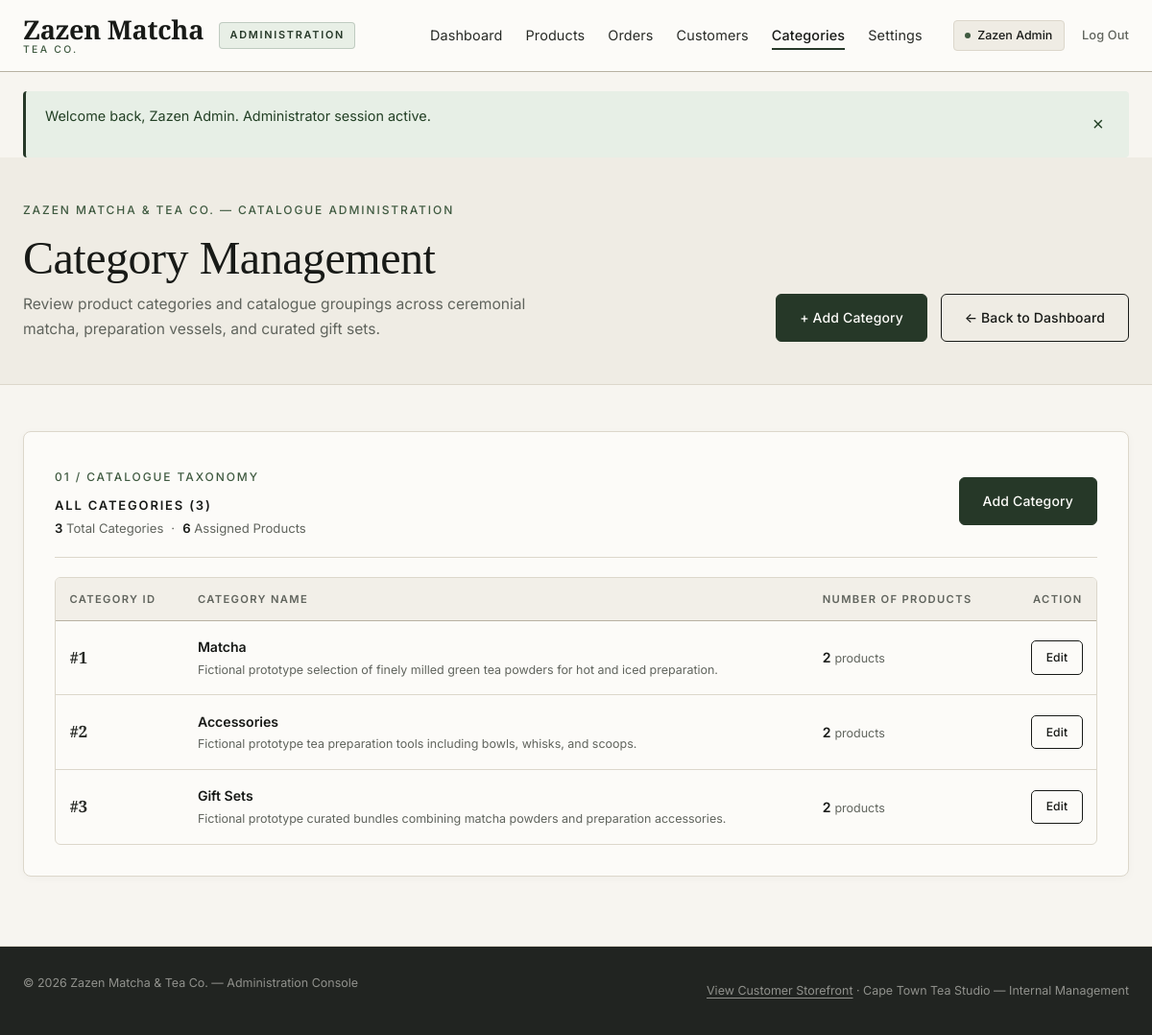
The page /admin/categories.php (signed in) on the database as committed earlier.
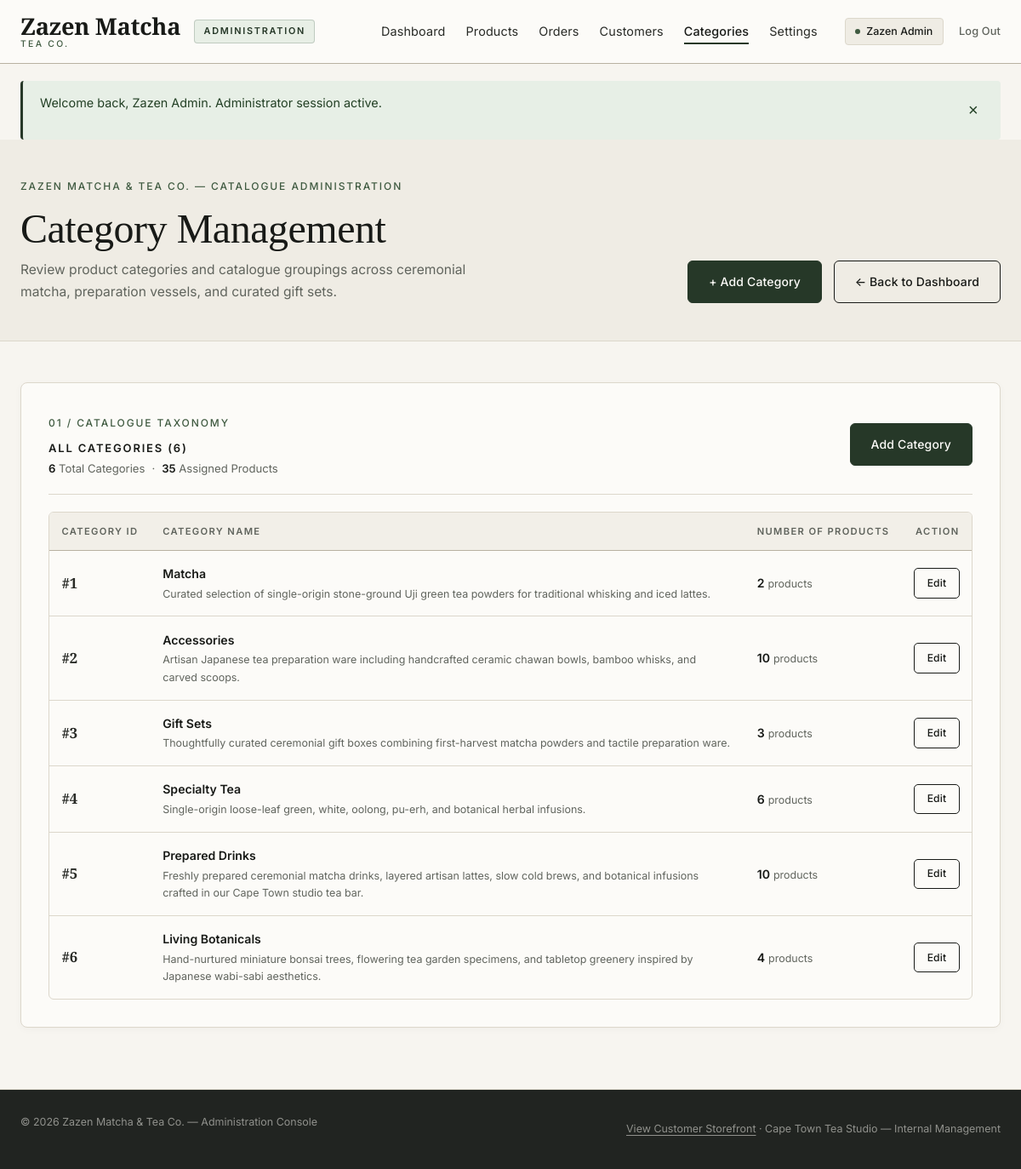
The same page on the database as committed later.
### tables this page shows
CREATE TABLE `categories` (
    `category_id` INT UNSIGNED NOT NULL AUTO_INCREMENT,
    `name` VARCHAR(100) NOT NULL,
    `description` TEXT DEFAULT NULL,
    `created_at` TIMESTAMP NOT NULL DEFAULT CURRENT_TIMESTAMP,
    `updated_at` TIMESTAMP NOT NULL DEFAULT CURRENT_TIMESTAMP ON UPDATE CURRENT_TIMESTAMP,
    PRIMARY KEY (`category_id`),
    UNIQUE KEY `uq_categories_name` (`name`)
);

### includes/functions.php (called while the page is built, shortened)
<?php
function e($value): string
{
    return htmlspecialchars((string) ($value ?? ''), ENT_QUOTES | ENT_SUBSTITUTE, 'UTF-8');
}
function db_fetch_all(PDO $pdo, string $sql, array $params = []): array
{
    $stmt = $pdo->prepare($sql);
    $stmt->execute($params);
    return $stmt->fetchAll();
}
function site_url(string $path = ''): string
{
    $cleanPath = ltrim($path, '/');
    return BASE_URL . '/' . $cleanPath;
}

### admin/categories.php (the view, shortened to what the changed rows need)
<?php
require_once dirname(__DIR__) . '/includes/db.php';
require_once dirname(__DIR__) . '/includes/functions.php';
$addCategoryUrl = site_url('admin/category-add.php');
$categories      = [];
try {
    $categoriesSql = "
        SELECT
            c.category_id,
            c.name,
            c.description,
            COUNT(p.product_id) AS product_count
        FROM categories c
        LEFT JOIN products p ON p.category_id = c.category_id
        GROUP BY c.category_id, c.name, c.description
        ORDER BY c.category_id ASC
    ";
    $categories = db_fetch_all($pdo, $categoriesSql);
} catch (Throwable $exception) {
    error_log('Admin Categories Listing Error: ' . $exception->getMessage());
    $categoriesError = 'Unable to load product categories right now. Please refresh the page or check the database connection.';
}
$totalCategoriesCount = count($categories);
$totalProductsLinked  = 0;
foreach ($categories as $categoryItem) {
    $totalProductsLinked += (int) ($categoryItem['product_count'] ?? 0);
}
require_once dirname(__DIR__) . '/includes/admin-header.php';
?>
<section class="checkout-hero admin-page-hero" aria-labelledby="admin-categories-heading">
    <div class="container">
        <div class="checkout-hero-inner admin-page-hero-inner">
            <div>
                <h1 id="admin-categories-heading" class="checkout-title">Category Management</h1>
            </div>
        </div>
    </div>
</section>
<section class="section admin-dashboard-section admin-categories-section" aria-label="Product categories listing">
    <div class="container">
        <div class="checkout-card admin-panel-card admin-categories-card">
            <div class="admin-panel-header admin-products-header">
                <div>
                    <span class="eyebrow">01 / Catalogue Taxonomy</span>
                    <h2 class="checkout-section-heading">
                        All Categories (<?php echo (int) $totalCategoriesCount; ?>)
                    </h2>
                    <p class="admin-products-summary">
                        <span><strong><?php echo (int) $totalCategoriesCount; ?></strong> Total Categories</span>
                        <span aria-hidden="true">&middot;</span>
                        <span><strong><?php echo (int) $totalProductsLinked; ?></strong> Assigned Products</span>
                    </p>
                </div>
            </div>
            <?php if (empty($categories)): ?>
                <div class="admin-empty-state" role="status">
                    <p class="admin-empty-title">No categories found.</p>
                    <p class="admin-empty-text">
                        There are currently no product categories stored in the database. Use the Add Category button to create your first category.
                    </p>
                    <div class="admin-empty-actions">
                        <a href="<?php echo e($addCategoryUrl); ?>" class="btn btn-primary">
                            Add Category
                        </a>
                    </div>
                </div>
            <?php else: ?>
                <div class="admin-table-wrapper">
                    <table class="admin-table admin-categories-table">
                        <thead>
                            <tr>
                                <th scope="col">Category ID</th>
                                <th scope="col">Category Name</th>
                                <th scope="col">Number of Products</th>
                                <th scope="col" class="admin-col-actions">Action</th>
                            </tr>
                        </thead>
                        <tbody>
                            <?php foreach ($categories as $category): ?>
                                <?php
                                $categoryId          = (int) ($category['category_id'] ?? 0);
                                $categoryName        = trim((string) ($category['name'] ?? 'Untitled Category'));
                                $categoryDescription = trim((string) ($category['description'] ?? ''));
                                $productCount        = (int) ($category['product_count'] ?? 0);
                                $editUrl = site_url('admin/category-edit.php?id=' . rawurlencode((string) $categoryId));
                                ?>
                                <tr data-category-id="<?php echo $categoryId; ?>">
                                    <td class="admin-cell-id" data-label="Category ID">
                                        <strong>#<?php echo $categoryId; ?></strong>
                                    </td>
                                    <td data-label="Category Name">
                                        <div class="admin-product-name-cell">
                                            <span class="admin-product-name"><?php echo e($categoryName); ?></span>
                                            <?php if ($categoryDescription !== ''): ?>
                                                <span class="admin-customer-email"><?php echo e($categoryDescription); ?></span>
                                            <?php endif; ?>
                                        </div>
                                    </td>
                                    <td data-label="Number of Products">
                                        <span class="admin-stock-qty"><?php echo $productCount; ?></span>
                                        <span class="admin-customer-email">
                                            <?php echo $productCount === 1 ? 'product' : 'products'; ?>
                                        </span>
                                    </td>
                                    <td class="admin-cell-actions" data-label="Action">
                                        <a
                                            href="<?php echo e($editUrl); ?>"
                                            class="btn btn-outline admin-edit-btn"
                                            aria-label="Edit <?php echo e($categoryName); ?>"
                                        >
                                            Edit
                                        </a>
                                    </td>
                                </tr>
                            <?php endforeach; ?>
                        </tbody>
                    </table>
                </div>
            <?php endif; ?>
        </div>
    </div>
</section>
<?php require_once dirname(__DIR__) . '/includes/admin-footer.php'; ?>

Rows that differ between the two databases and show on the page:
changed categories "Matcha": description "Fictional prototype selection of finely milled green tea powders for hot and iced preparation." → "Curated selection of single-origin stone-ground Uji green tea powders for traditional whisking and iced lattes."
changed categories "Accessories": description "Fictional prototype tea preparation tools including bowls, whisks, and scoops." → "Artisan Japanese tea preparation ware including handcrafted ceramic chawan bowls, bamboo whisks, and carved scoops."; productCount "2" → "10"
changed categories "Gift Sets": description "Fictional prototype curated bundles combining matcha powders and preparation accessories." → "Thoughtfully curated ceremonial gift boxes combining first-harvest matcha powders and tactile preparation ware."; productCount "2" → "3"
added categories: category_id "4", name "Specialty Tea", description "Single-origin loose-leaf green, white, oolong, pu-erh, and botanical herbal infusions.", productCount "6"
added categories: category_id "5", name "Prepared Drinks", description "Freshly prepared ceremonial matcha drinks, layered artisan lattes, slow cold brews, and botanical infusions crafted in our Cape Town studio tea bar.", productCount "10"
added categories: category_id "6", name "Living Botanicals", description "Hand-nurtured miniature bonsai trees, flowering tea garden specimens, and tabletop greenery inspired by Japanese wabi-sabi aesthetics.", productCount "4"
Other text that changed with them:
$totalCategoriesCount: "3" → "6"
$totalProductsLinked: "6" → "35"
